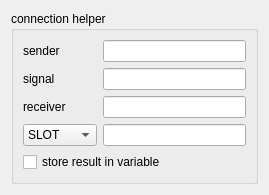
<?xml version="1.0" encoding="UTF-8"?>
<ui version="4.0">
 <class>ConnectionHelper</class>
 <widget class="QWidget" name="ConnectionHelper">
  <property name="geometry">
   <rect>
    <x>0</x>
    <y>0</y>
    <width>269</width>
    <height>175</height>
   </rect>
  </property>
  <property name="windowTitle">
   <string>Form</string>
  </property>
  <layout class="QGridLayout" name="gridLayout_2">
   <item row="0" column="0">
    <widget class="QGroupBox" name="groupBox">
     <property name="title">
      <string>connection helper</string>
     </property>
     <layout class="QGridLayout" name="gridLayout">
      <item row="4" column="1">
       <widget class="QLineEdit" name="lineEditSlot"/>
      </item>
      <item row="2" column="1">
       <widget class="QLineEdit" name="lineEditReceiver"/>
      </item>
      <item row="0" column="0">
       <widget class="QLabel" name="label">
        <property name="text">
         <string>sender</string>
        </property>
       </widget>
      </item>
      <item row="2" column="0">
       <widget class="QLabel" name="label_3">
        <property name="text">
         <string>receiver</string>
        </property>
       </widget>
      </item>
      <item row="1" column="1">
       <widget class="QLineEdit" name="lineEditSignal"/>
      </item>
      <item row="1" column="0">
       <widget class="QLabel" name="label_2">
        <property name="text">
         <string>signal</string>
        </property>
       </widget>
      </item>
      <item row="0" column="1">
       <widget class="QLineEdit" name="lineEditSender"/>
      </item>
      <item row="5" column="0" colspan="2">
       <widget class="QCheckBox" name="checkBox">
        <property name="text">
         <string>store result in variable</string>
        </property>
       </widget>
      </item>
      <item row="4" column="0">
       <widget class="QComboBox" name="comboBox">
        <item>
         <property name="text">
          <string>SLOT</string>
         </property>
        </item>
        <item>
         <property name="text">
          <string>SIGNAL</string>
         </property>
        </item>
       </widget>
      </item>
     </layout>
    </widget>
   </item>
  </layout>
 </widget>
 <resources/>
 <connections/>
</ui>
